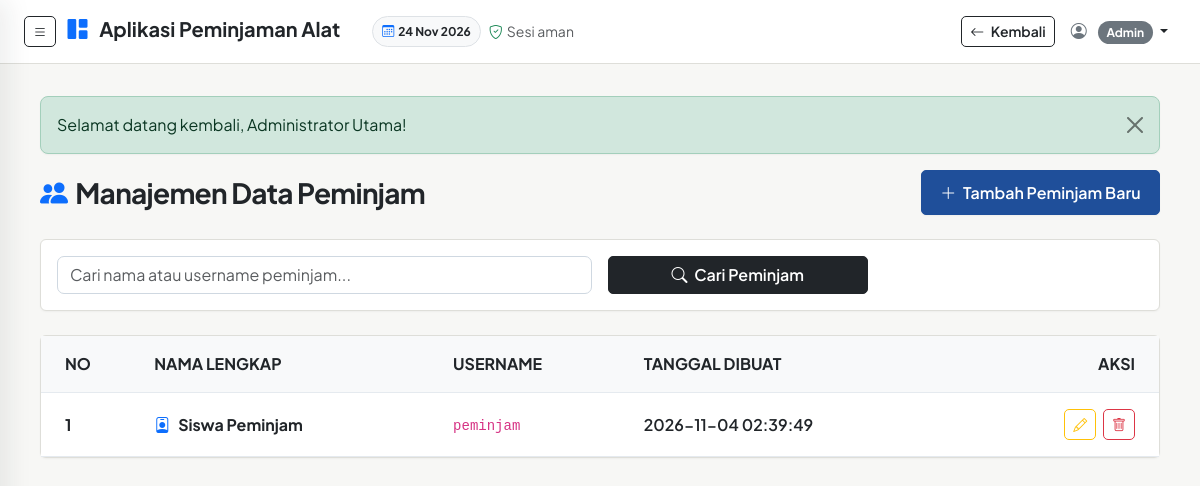
The page /public/index.php?route=admin/peminjam (signed in) on the database its author committed.
### tables this page shows
CREATE TABLE users (
    id_user INT AUTO_INCREMENT PRIMARY KEY,
    nama_lengkap VARCHAR(100) NOT NULL,
    username VARCHAR(50) NOT NULL UNIQUE,
    password VARCHAR(255) NOT NULL,
    role ENUM('admin', 'petugas', 'peminjam') NOT NULL,
    created_at TIMESTAMP DEFAULT CURRENT_TIMESTAMP,
    INDEX idx_username (username),
    INDEX idx_role (role)
);

### public/index.php (called while the page is built, shortened)
<?php
require_once __DIR__ . '/../config/app.php';
require_once __DIR__ . '/../routes/web.php';

### config/app.php (called while the page is built)
<?php
return [
    'app_name' => 'Sistem Peminjaman Lab',
    'app_version' => '1.0.0',
    'base_url' => 'http://localhost/aplikasi-peminjaman/public',
    'denda_per_hari' => 5000.00
];

### config/database.php (called while the page is built)
<?php
class Database {
    private static $instance = null;
    private $pdo;
    private $host = 'localhost';
    private $db_name = 'db_peminjaman';
    private $username = 'root';
    private $password = '';
    private function __construct() {
        try {
            $dsn = "mysql:host=" . $this->host . ";dbname=" . $this->db_name . ";charset=utf8mb4";
            $options = [
                PDO::ATTR_ERRMODE => PDO::ERRMODE_EXCEPTION,
                PDO::ATTR_DEFAULT_FETCH_MODE => PDO::FETCH_ASSOC,
                PDO::ATTR_EMULATE_PREPARES => false,
            ];
            $this->pdo = new PDO($dsn, $this->username, $this->password, $options);
        } catch(PDOException $e) {
            die("Koneksi Database Gagal: " . $e->getMessage());
        }
    }
    public static function getInstance() {
        if (self::$instance === null) {
            self::$instance = new self();
        }
        return self::$instance;
    }
    public function getConnection() {
        return $this->pdo;
    }
}

### models/User.php (called while the page is built, shortened)
<?php
require_once __DIR__ . '/../config/database.php';
class User {
    private $db;
    public function __construct() {
        $this->db = Database::getInstance()->getConnection();
    }
    public function getAll($role = null, $search = null) {
        $sql = "SELECT id_user, nama_lengkap, username, role, created_at FROM users WHERE 1=1";
        $params = [];
        if (!empty($role)) {
            $sql .= " AND role = ?";
            $params[] = $role;
        }
        $sql .= " ORDER BY id_user DESC";
        $stmt = $this->db->prepare($sql);
        $stmt->execute($params);
        return $stmt->fetchAll();
    }
}

### views/admin/peminjam.php (the view, shortened to what this page needs)
<?php
require_once __DIR__ . '/../layouts/header.php';
require_once __DIR__ . '/../layouts/navbar.php';
$daftarPeminjam = $daftarPeminjam ?? [];
$baseUrl = $config['base_url'] ?? '';
$searchVal = $_GET['search'] ?? '';
?>
<div class="d-flex justify-content-between align-items-center mb-4">
    <h3 class="fw-bold text-dark m-0"><i class="bi bi-people-fill me-2 text-primary"></i>Manajemen Data Peminjam</h3>
    <a href="<?php echo htmlspecialchars($baseUrl); ?>/index.php?route=admin/users/create" class="btn btn-primary shadow-sm">
        <i class="bi bi-plus-lg me-1"></i> Tambah Peminjam Baru
    </a>
</div>
<div class="card shadow-sm mb-4">
    <div class="card-body">
        <form method="GET" action="" class="row g-3">
            <div class="col-md-6">
                <input type="text" name="search" class="form-control" placeholder="Cari nama atau username peminjam..." value="<?php echo htmlspecialchars($searchVal); ?>">
            </div>
            <div class="col-md-3">
                <button type="submit" class="btn btn-dark w-100"><i class="bi bi-search me-1"></i> Cari Peminjam</button>
            </div>
        </form>
    </div>
</div>
<div class="card border-0 shadow-sm">
    <div class="card-body p-0">
        <div class="table-responsive">
            <table class="table table-hover align-middle mb-0">
                <thead class="table-light">
                    <tr>
                        <th class="ps-4 py-3 text-dark fw-bold text-uppercase">No</th>
                        <th class="py-3 text-dark fw-bold text-uppercase">Nama Lengkap</th>
                        <th class="py-3 text-dark fw-bold text-uppercase">Username</th>
                        <th class="py-3 text-dark fw-bold text-uppercase">Tanggal Dibuat</th>
                        <th class="text-end pe-4 py-3 text-dark fw-bold text-uppercase">Aksi</th>
                    </tr>
                </thead>
                <tbody>
                    <?php if (empty($daftarPeminjam)): ?>
                        <tr><td colspan="5" class="text-center py-4 text-dark fw-semibold">Tidak ada data peminjam.</td></tr>
                    <?php else: ?>
                        <?php foreach ($daftarPeminjam as $index => $p): ?>
                            <tr>
                                <td class="ps-4 py-3 text-dark fw-bold"><?php echo $index + 1; ?></td>
                                <td class="fw-bold text-dark py-3"><i class="bi bi-person-badge text-primary me-2"></i><?php echo htmlspecialchars($p['nama_lengkap'] ?? ''); ?></td>
                                <td class="py-3"><code><?php echo htmlspecialchars($p['username'] ?? ''); ?></code></td>
                                <td class="py-3 text-dark fw-semibold"><?php echo htmlspecialchars($p['created_at'] ?? ''); ?></td>
                                <td class="text-end pe-4 py-3">
                                    <a href="<?php echo htmlspecialchars($baseUrl); ?>/index.php?route=admin/users/edit&id=<?php echo (int)$p['id_user']; ?>" class="btn btn-sm btn-outline-warning me-1" title="Edit">
                                        <i class="bi bi-pencil"></i>
                                    </a>
                                    <a href="<?php echo htmlspecialchars($baseUrl); ?>/index.php?route=admin/users/delete&id=<?php echo (int)$p['id_user']; ?>" class="btn btn-sm btn-outline-danger" onclick="return confirm('Yakin ingin menghapus peminjam ini?');" title="Hapus">
                                        <i class="bi bi-trash"></i>
                                    </a>
                                </td>
                            </tr>
                        <?php endforeach; ?>
                    <?php endif; ?>
                </tbody>
            </table>
        </div>
    </div>
</div>
<?php require_once __DIR__ . '/../layouts/footer.php'; ?>

### views/layouts/header.php (style rules this page uses)
:root { --ov-bg: #f7f7f5; --ov-surface: #ffffff; --ov-text: #171717; --ov-muted: #6b6b67; --ov-border: #deded9; --ov-accent: #1f4f9a; --ov-yellow: #e6b93f; --ov-shadow: 0 1px 2px rgba(23, 23, 23, .04); --ov-transition: all 0.16s ease; }
body { background-color: var(--ov-bg); color: var(--ov-text); font-family: 'Plus Jakarta Sans', sans-serif; min-height: 100vh; }
h1, h2, h3, h4, h5 { font-family: 'Plus Jakarta Sans', sans-serif; font-weight: 700; letter-spacing: -0.025em; }
.card { background-color: var(--ov-surface); border: 1px solid var(--ov-border) !important; border-radius: 6px; box-shadow: var(--ov-shadow) !important; transition: border-color var(--ov-transition), box-shadow var(--ov-transition); }
.btn { border-radius: 5px; font-weight: 600; box-shadow: none !important; transition: background-color var(--ov-transition), border-color var(--ov-transition), color var(--ov-transition); }
.btn-primary { background-color: var(--ov-accent); border-color: var(--ov-accent); padding: .6rem 1.15rem; color: #fff; }
.form-control, .form-select, .input-group-text { border-color: #cfd8e1; border-radius: 7px; }
.table > :not(caption) > * > * { border-color: #e5eaef; }
.main-content .card.border-0 { border: 1px solid var(--ov-border) !important; }
.main-content .shadow-sm, .main-content .shadow-lg { box-shadow: var(--ov-shadow) !important; }

### rows shown on the page
users: nama_lengkap "Siswa Peminjam", username "peminjam", created_at "2026-11-04 02:39:49"

### other values the page prints
$_SESSION['role'] "Admin"
$flash['message'] "Selamat datang kembali, Administrator Utama!"
